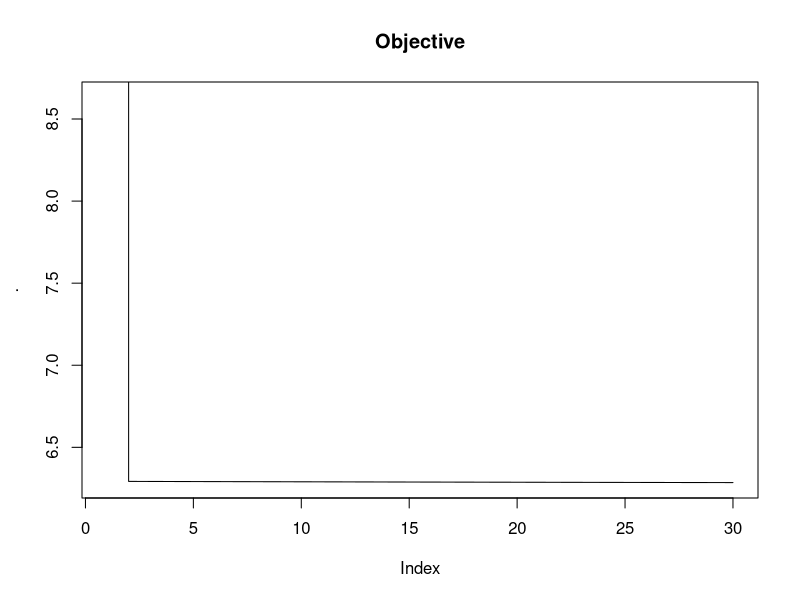
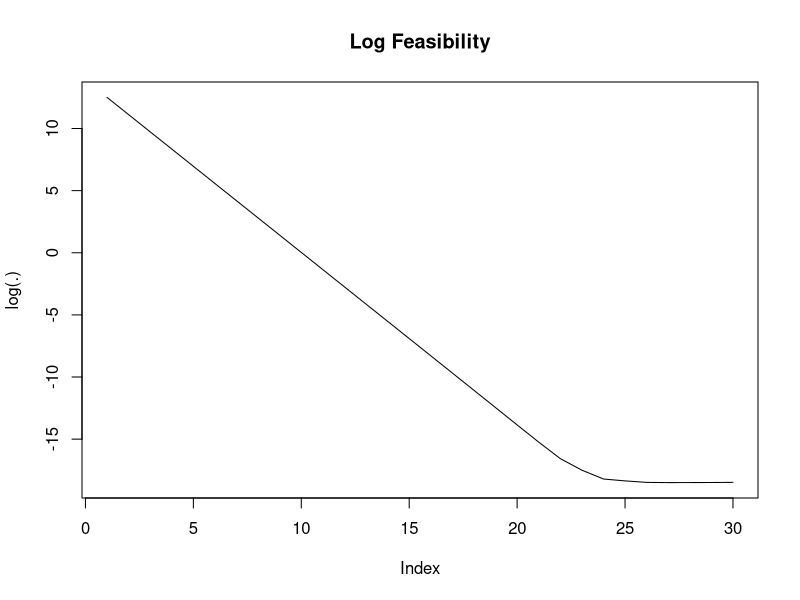
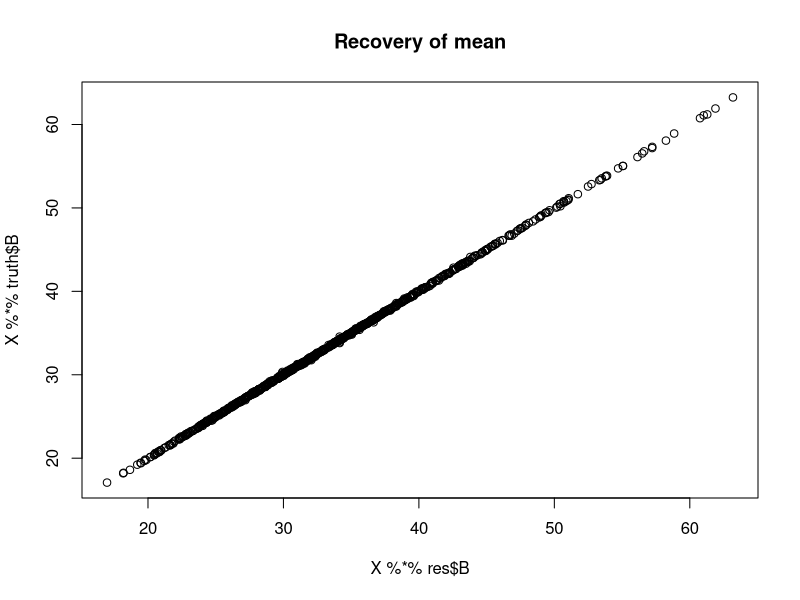

Here is the R script that generated these plots, in order:
## ---- chunk 1
library(magrittr)
library(nnls)
library(parallel)
library(glmnet)
library(pracma)
## ---- chunk 2
zattach <- function(ll) for (i in names(ll)) assign(i, ll[[i]], envir = globalenv())
rdiric <- function(k) { rexp(k) %>% {./sum(.)} }
hyperpars <- list(n = 30, p = 40, v = 30, muB = 1,
             sigmaD = 2, sigmaE = 0.05, rk = 3) %T>% zattach
gen_data <- function(n, p, v, muB, sigmaD, sigmaE, rk) {
  X <- randn(n, p) %>% abs
  B <- matrix(muB * rexp(p * v), p, v)
  temp <- randn(n, v)
  res <- svd(temp)
  U <- res$u[, 1:rk]
  V <- res$v[, 1:rk]
  d <- sigmaD * abs(rnorm(1)) * rdiric(rk)
  FF <- U %*% diag(d) %*% t(V)
  E <- sigmaE * randn(n, v)
  mu <- X %*% B
  Y <- mu + FF + E
  list(X = X, Y = Y, B = B, FF = FF, E = E, mu = mu)
}
truth <- do.call(gen_data, hyperpars) %T>% zattach
## ---- chunk 3
f2 <- function(x) sum(x^2)
nnorm <- function(x) sum(svd(x, nu = 0, nv = 0)$d)
logpost_ <- function(n, p, v, muB, sigmaD, sigmaE, rk) {
  logpost <- function(X, Y, B, FF, ...) {
    -(1/2/sigmaE^2) * f2(Y - X %*% B - FF) - 
      (1/muB) * sum(abs(B)) - 
      (1/2/sigmaD)^2 * nnorm(FF)^2
  }
  lambda <- 2 * sigmaE^2/muB
  nu <- (sigmaE/sigmaD)^2
  regparams <- list(lambda = lambda, nu = nu)
  objective <- function(X, Y, B, FF, ...) {
    f2(Y - X %*% B - FF) + lambda * sum(abs(B)) + nu * nnorm(FF)^2
  }
  list(logpost = logpost, regparams = regparams, objective = objective)
}
do.call(logpost_, hyperpars) %>% zattach
do.call(logpost, truth)
## ---- chunk 4
lambda_nnls <- function(X, y, lambda, maxits = 5) {
  l1p <- 0
  for (i in 1:maxits) {
    b <- nnls(rbind(X, l1p), c(y, 0))$x
    if (sum(b) == 0) return(list(b = b, lambda = 0))
    l1p <- sqrt(lambda/sum(b))
  }
  list(b = b, lambda = l1p^2 * sum(b))
}
soft <- function(x, tt) pmax(0, x - tt)
admm_iterate <- function(X, Y, lambda, nu, rho, B, FF, E, W,
                         mc.cores = 1, ...) {
  # Update B
  R <- Y - E - FF - W
  B <- do.call(cbind,
          mclapply(1:v,
          function(i)
            lambda_nnls(X, R[, i], lambda/rho)$b, mc.cores = mc.cores))
  XB <- X %*% B
  # Update FF
  R <- Y - XB - E - W
  res <- svd(R)
  d <- res$d
  objective_t <- function(tt) {
    nu * sum(soft(d, tt))^2 + (rho/2) * sum(pmin(tt, d)^2)
  }
  ts <- seq(0, max(d), max(d)/1000)
  vals <- sapply(ts, objective_t)
  tt <- ts[order(vals)[1]]
  FF <- res$u %*% diag(soft(d, tt)) %*% t(res$v)
  # Update E
  E <- rho/(2 + rho) * (Y - XB - FF - W)
  # Update W
  W <- W - (Y - XB - FF - E)
  list(X = X, Y = Y, lambda = lambda, nu = nu, rho = rho,
       B = B, FF = FF, E = E, W = W)
}
admm_nuclear <- function(X, Y, lambda, nu, rho, B, FF, E, W,
                         mc.cores = 1, maxits = 10, ...) {
  pars <- list(X = X, Y = Y, lambda = lambda, nu = nu, rho = rho,
               B = B, FF = FF, E = E, W = W, mc.cores = mc.cores)
  objs <- numeric(maxits)
  feas <- numeric(maxits)
  for (i in 1:maxits) {
    pars <- do.call(admm_iterate, pars)
    objs[i] <- do.call(objective, pars)
    feas[i] <- with(pars, f2(Y - X %*% B - E - FF))
  }
  c(pars, list(objs = objs, feas = feas))
}
## ---- chunk 5
mc.cores <- 3
maxits <- 30
rho <- 2
regparams %T>% zattach
initial_pars <- list(X = X, Y = Y, lambda = lambda, nu = nu, rho = rho,
                     B = 0 * B, FF = 0* FF, E = Y, W = 0 * Y,
                     mc.cores = mc.cores, maxits = maxits)
res <- do.call(admm_nuclear, initial_pars)
## ---- chunk 6
(ot <- do.call(objective, truth))
res$objs %>% { plot(., main = "Objective", type = "l", ylim = c(min(.), ot)) }
res$feas %>% { plot(log(.), main = "Log Feasibility", type = "l") }
plot(X %*% res$B, X %*% truth$B, main = "Recovery of mean")
do.call(objective, res)
